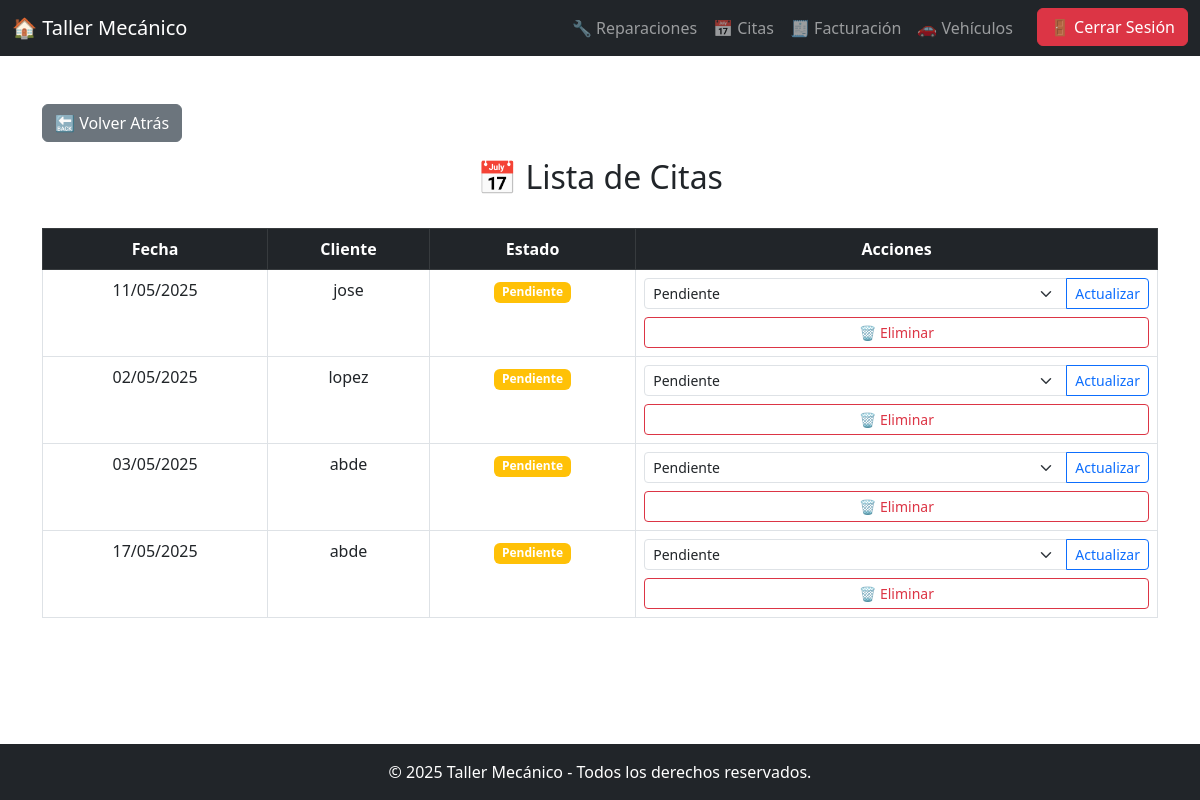
Screenshot of /taller_mecanico/citas_admin.php with the database file from the repository.
### tables this page shows
CREATE TABLE `citas` (
  `ID` int(11) NOT NULL,
  `Usuario_ID` varchar(50) NOT NULL,
  `Vehiculo_ID` varchar(50) NOT NULL,
  `Fecha_Cita` datetime NOT NULL,
  `Estado` enum('Pendiente','Confirmada','Cancelada','Completada') DEFAULT 'Pendiente',
  `Comentarios` text DEFAULT NULL
);

### taller_mecanico/citas_admin.php (the view, shortened to what this page needs)
<?php
include 'conexion.php';
$query = "SELECT * FROM Citas";
$result = $conn->query($query);
$citas = $result ? $result->fetch_all(MYSQLI_ASSOC) : [];
?>
<!DOCTYPE html>
<html lang="es">
<head>
    <link rel="stylesheet" href="https://cdn.jsdelivr.net/npm/bootstrap@5.3.0-alpha1/dist/css/bootstrap.min.css">
</head>
<body>
<nav class="navbar navbar-expand-lg navbar-dark bg-dark">
    <div class="container-fluid">
        <a class="navbar-brand" href="index.php">🏠 Taller Mecánico</a>
        <div class="collapse navbar-collapse" id="navbarNav">
            <ul class="navbar-nav ms-auto">
                <li class="nav-item"><a class="nav-link" href="reparaciones.php">🔧 Reparaciones</a></li>
                <li class="nav-item"><a class="nav-link" href="citas.php">📅 Citas</a></li>
                <li class="nav-item"><a class="nav-link" href="facturacion.php">🧾 Facturación</a></li>
                <li class="nav-item"><a class="nav-link" href="vehiculos.php">🚗 Vehículos</a></li>
                <li class="nav-item ms-3"><a href="logout.php" class="btn btn-danger">🚪 Cerrar Sesión</a></li>
            </ul>
        </div>
    </div>
</nav>
<div class="container mt-5">
    <div class="d-flex justify-content-between mb-3">
        <button onclick="history.back()" class="btn btn-secondary">🔙 Volver Atrás</button>
    </div>
    <h2 class="text-center">📅 Lista de Citas</h2>
    <br>
    <?php if (!empty($citas)): ?>
        <table class="table table-bordered table-hover">
            <thead class="table-dark text-center">
                <tr>
                    <th>Fecha</th>
                    <th>Cliente</th>
                    <th>Estado</th>
                    <th>Acciones</th>
                </tr>
            </thead>
            <tbody class="text-center">
                <?php foreach ($citas as $cita): ?>
                    <tr>
                        <td><?= date('d/m/Y', strtotime($cita['Fecha_Cita'])) ?></td>
                        <td><?= htmlspecialchars($cita['Usuario_ID']) ?></td>
                        <td>
                            <span class="badge bg-<?= match($cita['Estado']) {
                                'Confirmada' => 'success',
                                'Pendiente' => 'warning',
                                'Completada' => 'primary',
                                default => 'danger'
                            } ?>">
                                <?= htmlspecialchars($cita['Estado']) ?>
                            </span>
                        </td>
                        <td class="text-center">
                            <div class="d-flex flex-column align-items-center gap-2">
                                <form method="POST" action="citas_admin.php" class="w-100">
                                    <div class="input-group input-group-sm">
                                        <select name="estado" class="form-select">
                                            <?php foreach (['Pendiente', 'Confirmada', 'Completada', 'Cancelada'] as $estado): ?>
                                                <option value="<?= $estado ?>" <?= $cita['Estado'] === $estado ? 'selected' : '' ?>>
                                                    <?= $estado ?>
                                                </option>
                                            <?php endforeach; ?>
                                        </select>
                                        <button type="submit" class="btn btn-outline-primary">Actualizar</button>
                                    </div>
                                </form>
                                <form method="POST" action="citas_admin.php" class="w-100"
                                      onsubmit="return confirm('¿Estás seguro de que deseas eliminar esta cita?');">
                                    <button type="submit" class="btn btn-outline-danger btn-sm w-100">🗑 Eliminar</button>
                                </form>
                            </div>
                        </td>
                    </tr>
                <?php endforeach; ?>
            </tbody>
        </table>
    <?php else: ?>
        <div class="alert alert-warning text-center">⚠️ No se encontraron citas.</div>
    <?php endif; ?>
</div>
<?php include 'footer.php'; ?>
</body>
</html>

### taller_mecanico/footer.php (style rules this page uses)
body { display: flex; flex-direction: column; min-height: 100vh; }
.container { flex: 1; }

### rows the page displays
citas: Fecha_Cita "11/05/2025", Usuario_ID "jose", Estado "Pendiente", estado "Pendiente"
citas: Fecha_Cita "02/05/2025", Usuario_ID "lopez", Estado "Pendiente", estado "Pendiente"
citas: Fecha_Cita "03/05/2025", Usuario_ID "abde", Estado "Pendiente", estado "Pendiente"
citas: Fecha_Cita "17/05/2025", Usuario_ID "abde", Estado "Pendiente", estado "Pendiente"
